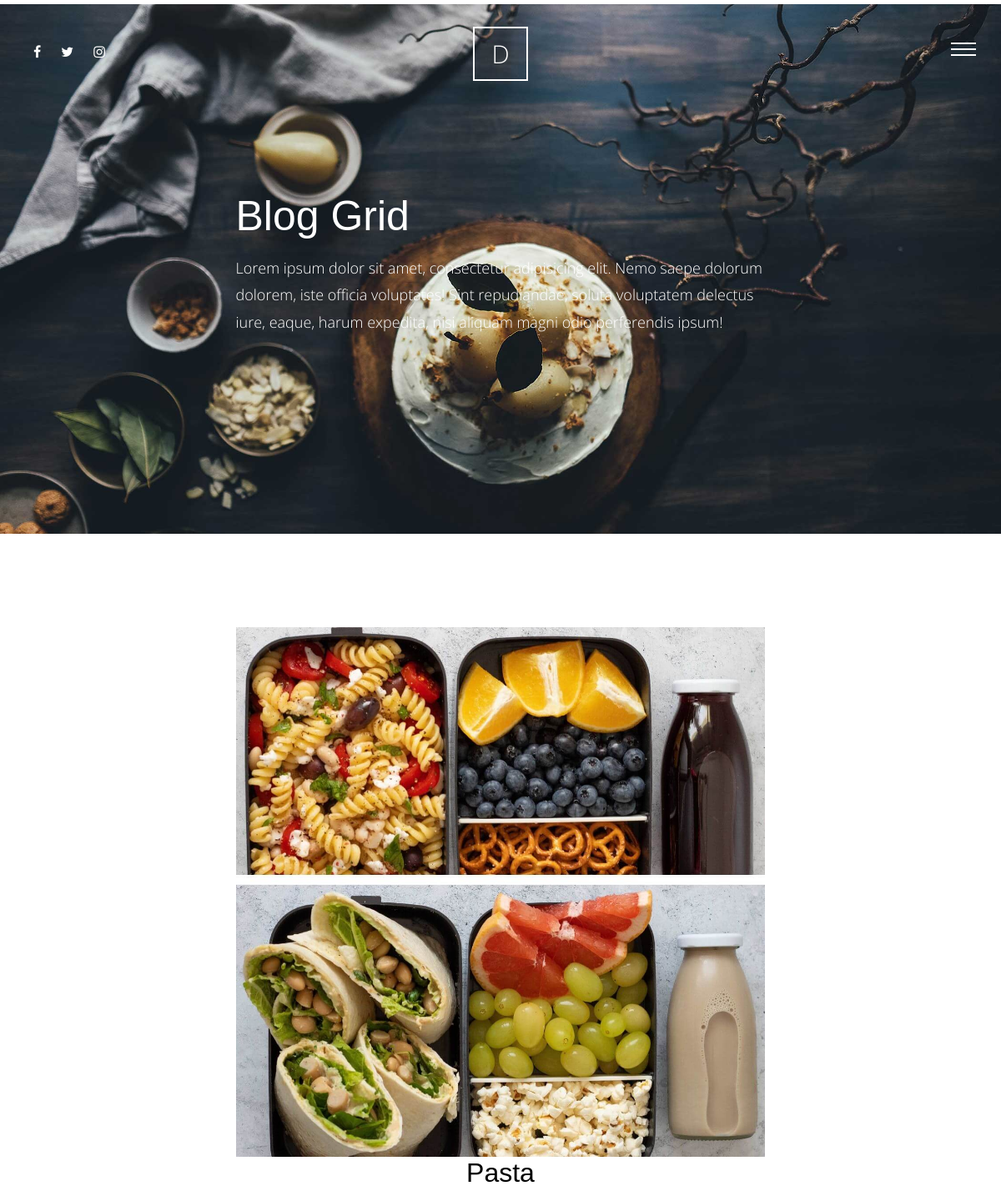
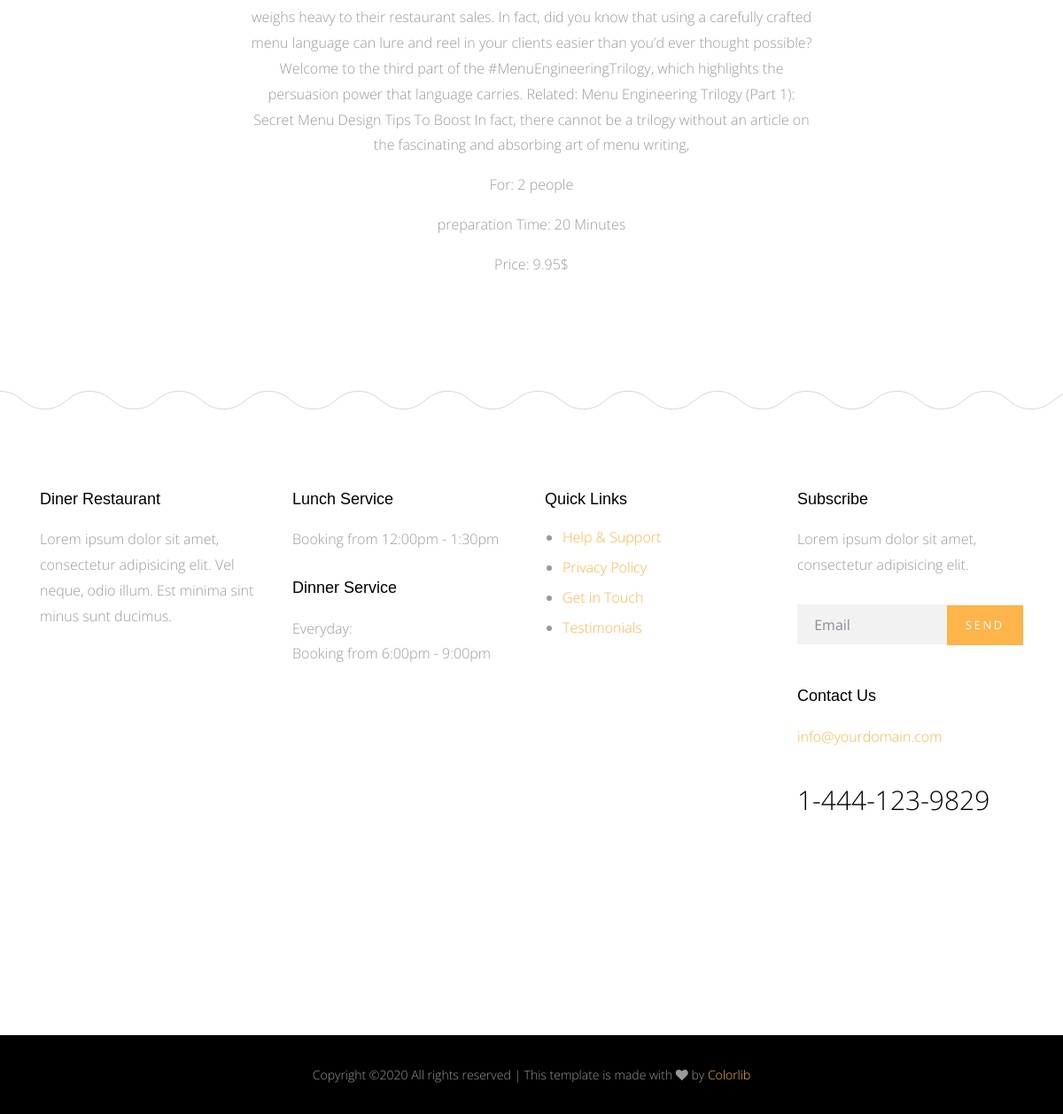
Screenshot of /meals/pasta/ with the database file from the repository (2 pictures, top to bottom).
### meals/models.py (models this page shows, shortened)
class Meals(models.Model):
    name = models.CharField(max_length=50)
    slug = models.SlugField(blank=True, null=True)
    description = models.TextField(max_length=500)
    category = models.ForeignKey('Category', on_delete=models.SET_NULL, null=True)
    people = models.IntegerField(help_text="for how many people it is? ")
    price  = models.DecimalField(max_digits=5, decimal_places=2)
    preperation_time = models.IntegerField()
    image = models.ImageField(upload_to="Meals/2", height_field=None, width_field=None, max_length=None)
    class Meta:
        verbose_name = "Meal"
        verbose_name_plural = "Meals"

### meals/views.py (the view)
# urls.py: path("meals/<slug:slug>/", meal_detail, name ="detail")
def meal_detail(request, slug):
    detail = get_object_or_404(Meals,slug=slug)
    context = {
        "meal_detail":detail,
    }
    return render(request, "meals/detail.html", context)

### meals/templates/meals/detail.html
{% extends 'base.html' %}
{% load static %}
{% block content %}
<div class="main-wrap">
  <div class="cover_1 cover_sm">
    <div class="img_bg" style="background-image: url({% static 'img/slider-1.jpg' %});" data-stellar-background-ratio="0.5">
      <div class="container">
        <div class="row align-items-center justify-content-center">
          <div class="col-md-7" data-aos="fade-up">
            <h2 class="heading">Blog Grid</h2>
            <p class="lead">Lorem ipsum dolor sit amet, consectetur adipisicing elit. Nemo saepe dolorum dolorem, iste officia voluptates! Sint repudiandae, soluta voluptatem delectus iure, eaque, harum expedita, nisi aliquam magni odio perferendis ipsum!</p>
          </div>
        </div>
      </div>
    </div>
  </div>
  <div class="section">
    <div class="container">
      <div class="row justify-content-center">
        <div class="col-md-7 text-center"  data-aos="fade-up">
          <img  src="{{meal_detail.image.url}}" style="width: 100%;" alt="">
          <h2>{{meal_detail.name}}</h2>
          <p>{{meal_detail.description}}</p>
          <p>For: {{meal_detail.people}} people </p>
          <p>preparation Time:  {{meal_detail.preperation_time}} Minutes</p>
          <p>Price: {{meal_detail.price}}$</p>
        </div>
      </div>
    </div>
  </div>
</div>
{% endblock content %}

### static/css/style.css (style rules this page uses)
html { overflow-x: hidden; }
body { background: #fff; font-family: "Open Sans", cursive; font-size: 16px; line-height: 1.8; font-weight: 300; color: #999999; }
h1, h2, h3, h4, h5 { color: #000; font-family: "Playfair Display", Arial, sans-serif; }
.lead { font-size: 16px; }
.section { padding: 7em 0; }
.cover_1 { position: relative; }
.cover_1 .lead { color: #fff; font-size: 18px; }
.cover_1 .img_bg { background-repeat: no-repeat; background-size: cover !important; background-position: center center; }
.cover_1 .img_bg, .cover_1 .img_bg > .container > .row { min-height: 700px; height: 100vh; }
.cover_1.cover_sm .img_bg, .cover_1.cover_sm .img_bg > .container > .row { min-height: 600px; height: 80vh; }
.cover_1 .heading { color: white; font-weight: 300; font-size: 30px; line-height: 1.5; }
@media (min-width: 768px) { .cover_1 .heading { font-size: 50px; line-height: 1.5; } }

### rows the page displays
Meals: image (picture), name "Pasta", description "weighs heavy to their restaurant sales. In fact, did you know that using a carefully crafted menu language can lure and reel in your clients easier than you’d ever thought possible? Welcome to the third part of the #MenuEngineeringTrilogy, which highlights the persuasion power that language carries. Related: Menu Engineering Trilogy (Part 1): Secret Menu Design Tips To Boost In fact, there cannot be a trilogy without an article on the fascinating and absorbing art of menu writing,", people "2", preperation_time "20", price "9.95"
